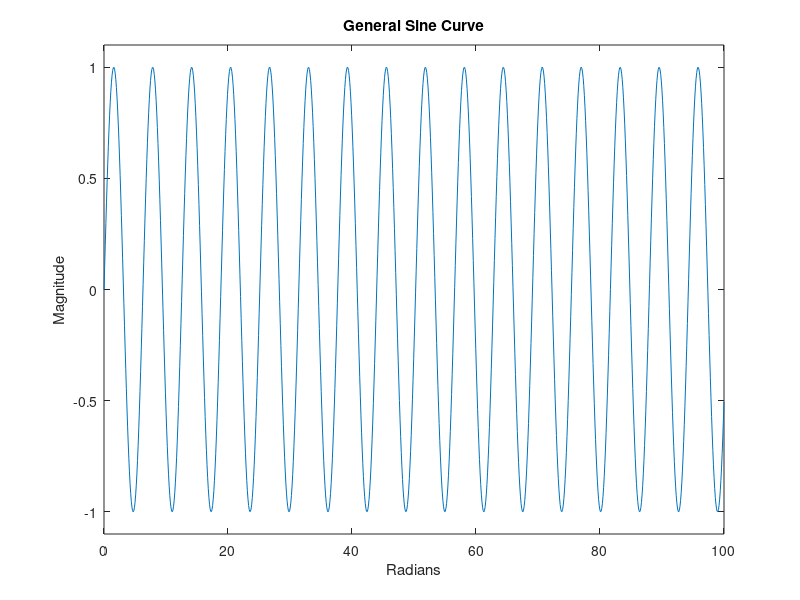

MATLAB code for this plot:
x = linspace(0,100,1000);
y = sin(x);
f = figure('Position',[0,0,1280,1024]);
set(gcf,'color','w');
plot(x, y);
filename = 'General Sine Curve';
title(filename);
xlabel('Radians');
ylabel('Magnitude');
minY = min(y);
maxY = max(y);
center = (minY+maxY)/ 2;
rangeY = maxY - minY;
adjustedRange = 0.55*rangeY;
minY = (center - adjustedRange);
maxY = (center + adjustedRange);
ylim([minY maxY]);
saveas(f, strcat('.\..\..\rrxthesis\images\',regexprep(filename,'[^\w'']',''),'.png'));
pause();
close(f);